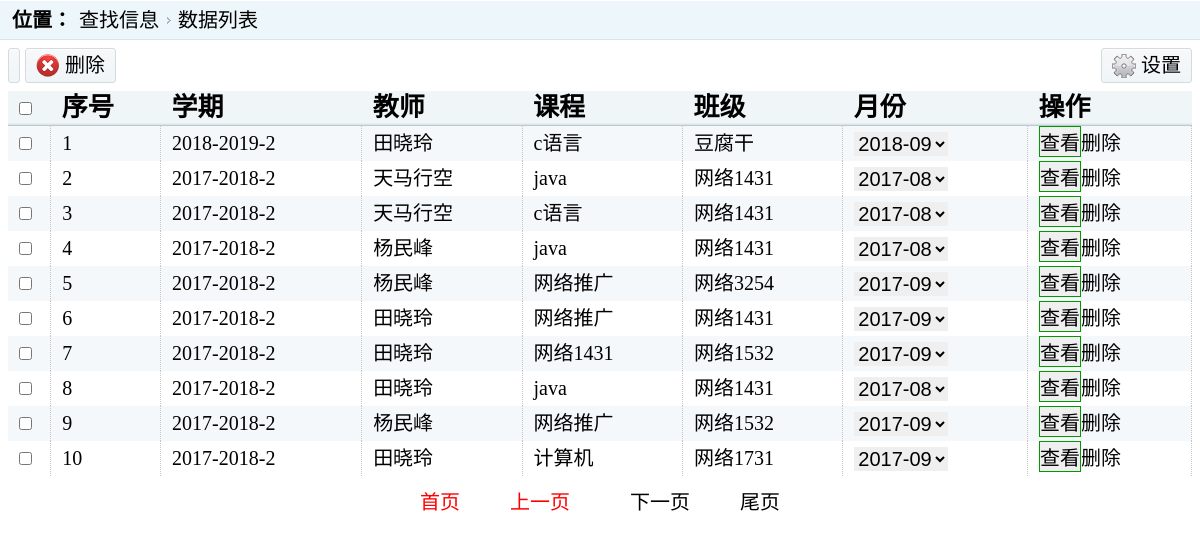
The page /tealog/showAllTeachingPlan.php on the database its author committed.
### tables this page shows
CREATE TABLE `tb_teachinginfo` (
  `tea_id` int(11) NOT NULL AUTO_INCREMENT,
  `tea_name` varchar(50) NOT NULL,
  `tea_class` varchar(50) NOT NULL,
  `tea_cou` varchar(50) NOT NULL,
  `tea_hour` int(11) NOT NULL,
  `tea_term` varchar(50) NOT NULL,
  PRIMARY KEY (`tea_id`)
);

### tealog/showAllTeachingPlan.php (the view, shortened to what this page needs)
<!DOCTYPE html PUBLIC "-//W3C//DTD XHTML 1.0 Transitional//EN" "http://www.w3.org/TR/xhtml1/DTD/xhtml1-transitional.dtd">
<html xmlns="http://www.w3.org/1999/xhtml">
<head>
<link href="css/style.css" rel="stylesheet" type="text/css" />
</head>
<body>
<?php
@$id = mysql_connect("localhost","root","root");
$tea_name1=$_GET['tea_name'];
$tea_term1=$_GET['tea_term'];
$tea_class1=$_GET['tea_class'];
$tea_cou1=$_GET['tea_cou'];
$sql="select tea_id,tea_name,tea_class,tea_cou,tea_hour,tea_term from tb_teachinginfo where tea_name like '%$tea_name1%' and tea_cou like '%$tea_cou1%' and tea_class like '%$tea_class1%' and tea_term like '%$tea_term1%' order by tea_term desc";
$result = mysql_query($sql,$id);
?>
	<div class="place">
    <span>位置：</span>
    <ul class="placeul">
    <li><a href="#">查找信息</a></li>
    <li><a href="#">数据列表</a></li>
    </ul>
    </div>
    <div class="rightinfo">
    <div class="tools">
    	<ul class="toolbar">
        <li><li class="click"><span><img src="images/t03.png" /></span>删除</li>
        </ul>
        <ul class="toolbar1">
        <li><span><img src="images/t05.png" /></span>设置</li>
        </ul>
    </div>
    <table class="tablelist" align='center' border='10' cellspacing='0' cellpadding='8'  bordercolor='#000'>
<tr>
 <th><input type="checkbox" name="selAll" onClick="funSelAll(this)"></th>
<th>序号</th><th>学期</th><th>教师</th><th>课程</th><th>班级</th><th>月份</th><th>操作</th>
</tr>
<?php
  if(mysql_num_rows($result)>0){
	$number=mysql_num_rows($result);
	if(empty($_GET['p']))
	$p=0;
	else {$p=$_GET['p'];}
	$check=$p +10;
	for($i=0;$i<$number;$i++){
		$row=mysql_fetch_array($result);
		$rows=$rows+1;
		$tea_id=$row['tea_id'];
		$tea_name=$row['tea_name'];
        $tea_class=$row['tea_class'];
        $tea_cou=$row['tea_cou'];
        $tea_term=$row['tea_term'];
		if($i>=$p && $i < $check){
			if($i%2 ==0)
echo "<form name='f$rows' method='post' action='showTeachingPlan.php'>";
echo "<tr>";
echo "<td><input type='checkbox' name='selOne' value='${vo.gradeId}' onClick='funSelOne(this)'></td>";
echo "<td>$rows</td>";
echo "<td><input type='hidden' name='tea_term' value='$tea_term' />".$row['tea_term']." </td>";
echo "<td><input type='hidden' name='tea_name' value='$tea_name' />".$row['tea_name']." </td>";
echo "<td><input type='hidden' name='tea_cou' value='$tea_cou' />".$row['tea_cou']."</td>";
echo "<td><input type='hidden' name='tea_class' value='$tea_class' />".$row['tea_class']."</td>";
echo "<td>";
$sqlmonth="select DISTINCT left(tp_time,7) as tp_time from tb_teachingplaninfo where tea_id=$tea_id order by tp_time";
echo "<select name='month'>";
$resultmonth = mysql_query($sqlmonth,$id);
 while($row=mysql_fetch_array($resultmonth)){
echo "<option value=".$row['tp_time'].">".$row['tp_time']."</option>";
}
echo "</select>";
echo "</td>";
echo "<td><input type='submit'   value='查看'/><a href='deleteTeachingPlan.php?tea_id=$tea_id&tea_term=$tea_term1&tea_name=$tea_name1' onclick='return del()'>删除</a></td>";
echo "</tr>";
echo "</form>";
$j=$i+1;
		}
		}
}
?>
</table>
    <div class="pagin" align="center">
    	<table width="400" border="0" align="center">
  <tr>
      <td align="center"><a href="showAllTeachingPlan.php? p=0"><font color="#FF0000">首页</font></a></td>
      <td align="center"><font color="#FF0000">
	  <?php
	  if($p>9){
		  $last=(floor($p/10)*10)-10;
		  echo "<a href='showAllTeachingPlan.php? p=$last'>上一页</a>";
		  }
		  else
		  echo"上一页";
      ?>
      </font></td>
      <td align="center"><font color="#FF0000">
      <?php
	  if($i>9 and $number>$check){
		    echo"<a href='showAllTeachingPlan.php? p=$j'>下一页</a>";
		  }
	  else
	     echo"下一页";
      ?>
      </font></td>
      <td align="center"><font color="#FF0000">
      <?php
      if($i>9)
      {
      $final=floor($number/10)*10;
      echo"<a href='showAllTeachingPlan.php? p=$final'>尾页</a>";
      }
      else
        echo"最后一页";
		?>
      </font></td>
  </tr>
</table>
    </div>
    </div>
</body>
</html>

### tealog/css/style.css (style rules this page uses)
* { font-size:15pt;border:0;margin:0;padding:0; }
body { font-family:"楷体"; margin:0 auto;min-width:980px; }
ul { display:block;margin:0;padding:0;list-style:none; }
li { display:block;margin:0;padding:0;list-style: none; }
img { border:0; }
dl,dt,dd,span { margin:0;padding:0;display:block; }
a,a:focus { text-decoration:none;color:#000;outline:none;blr:expression(this.onFocus=this.blur()); }
table { border-collapse:collapse;border-spacing: 0; }
.place { height:40px; background:url(../images/righttop.gif) repeat-x; clear:both; }
.place span { line-height:40px; font-weight:bold;float:left; margin-left:12px; }
.placeul li { float:left; line-height:40px; padding-left:7px; padding-right:12px; background:url(../images/rlist.gif) no-repeat right; }
.placeul li:last-child { background:none; }
.rightinfo { padding:8px; }
.tools { clear:both; height:35px; margin-bottom:8px; }
.toolbar { float:left; }
.toolbar li { background:url(../images/toolbg.gif) repeat-x; line-height:33px; height:33px; border:solid 1px #d3dbde; float:left; padding-right:10px; margin-right:5px;border-radius: 3px; behavior:url(js/pie.htc); cursor:pointer; }
.toolbar li span { float:left; margin-left:10px; margin-right:5px; margin-top:5px; }
.toolbar1 { float:right; }
.toolbar1 li { background:url(../images/toolbg.gif) repeat-x; line-height:33px; height:33px; border:solid 1px #d3dbde; float:left; padding-right:10px; margin-left:5px;border-radius: 3px; behavior:url(js/pie.htc); }
.toolbar1 li span { float:left; margin-left:10px; margin-right:5px; margin-top:5px; }
.tablelist { border:solid 0px #cbcbcb; width:100%; clear:both; font-family:"楷体";font-size:20px; }
.tablelist th { background:url(../images/th.gif) repeat-x; height:34px; line-height:34px; border-bottom:solid 1px #b6cad2; text-indent:11px; text-align:left; font-family:"楷体";font-size:26px; }
.tablelist td { line-height:35px; text-indent:11px; border-right: dotted 1px #c7c7c7; font-family:"楷体"; font-size:20px; }
.tablelist tbody tr.odd { background:#f5f8fa; }
input { border: 1px solid #090; }
.pagin { position:relative;margin-top:10px;padding:0 12px; }

### rows shown on the page
tb_teachinginfo: tea_term "2018-2019-2", tea_name "田晓玲", tea_cou "c语言", tea_class "豆腐干"
tb_teachinginfo: tea_term "2017-2018-2", tea_name "天马行空", tea_cou "java", tea_class "网络1431"
tb_teachinginfo: tea_term "2017-2018-2", tea_name "天马行空", tea_cou "c语言", tea_class "网络1431"
tb_teachinginfo: tea_term "2017-2018-2", tea_name "杨民峰", tea_cou "java", tea_class "网络1431"
tb_teachinginfo: tea_term "2017-2018-2", tea_name "杨民峰", tea_cou "网络推广", tea_class "网络3254"
tb_teachinginfo: tea_term "2017-2018-2", tea_name "田晓玲", tea_cou "网络推广", tea_class "网络1431"
tb_teachinginfo: tea_term "2017-2018-2", tea_name "田晓玲", tea_cou "网络1431", tea_class "网络1532"
tb_teachinginfo: tea_term "2017-2018-2", tea_name "田晓玲", tea_cou "java", tea_class "网络1431"
tb_teachinginfo: tea_term "2017-2018-2", tea_name "杨民峰", tea_cou "网络推广", tea_class "网络1532"
tb_teachinginfo: tea_term "2017-2018-2", tea_name "田晓玲", tea_cou "计算机", tea_class "网络1731"

### other values the page prints
form field month "2018-09"
form field month "2017-08"
form field month "2017-09"
